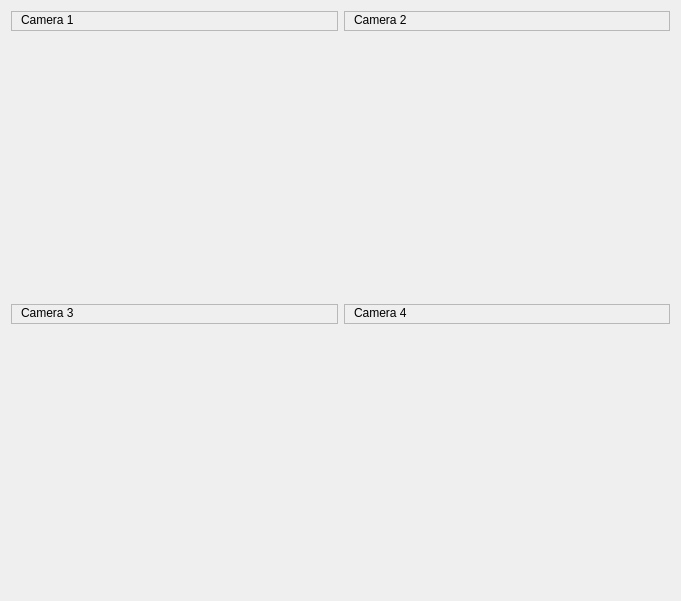
<?xml version="1.0" encoding="UTF-8"?>
<ui version="4.0">
 <class>fourCameraButton</class>
 <widget class="QWidget" name="fourCameraButton">
  <property name="geometry">
   <rect>
    <x>0</x>
    <y>0</y>
    <width>681</width>
    <height>601</height>
   </rect>
  </property>
  <property name="windowTitle">
   <string>Form</string>
  </property>
  <layout class="QGridLayout" name="gridLayout">
   <item row="0" column="0">
    <widget class="QFrame" name="frame">
     <property name="sizePolicy">
      <sizepolicy hsizetype="Preferred" vsizetype="Minimum">
       <horstretch>0</horstretch>
       <verstretch>0</verstretch>
      </sizepolicy>
     </property>
     <property name="maximumSize">
      <size>
       <width>16777215</width>
       <height>20</height>
      </size>
     </property>
     <property name="frameShape">
      <enum>QFrame::StyledPanel</enum>
     </property>
     <property name="frameShadow">
      <enum>QFrame::Raised</enum>
     </property>
     <widget class="QLabel" name="label">
      <property name="geometry">
       <rect>
        <x>10</x>
        <y>0</y>
        <width>67</width>
        <height>17</height>
       </rect>
      </property>
      <property name="text">
       <string>Camera 1</string>
      </property>
     </widget>
    </widget>
   </item>
   <item row="0" column="1">
    <widget class="QFrame" name="frame_2">
     <property name="sizePolicy">
      <sizepolicy hsizetype="Preferred" vsizetype="Minimum">
       <horstretch>0</horstretch>
       <verstretch>0</verstretch>
      </sizepolicy>
     </property>
     <property name="maximumSize">
      <size>
       <width>16777215</width>
       <height>20</height>
      </size>
     </property>
     <property name="frameShape">
      <enum>QFrame::StyledPanel</enum>
     </property>
     <property name="frameShadow">
      <enum>QFrame::Raised</enum>
     </property>
     <widget class="QLabel" name="label_2">
      <property name="geometry">
       <rect>
        <x>10</x>
        <y>0</y>
        <width>67</width>
        <height>17</height>
       </rect>
      </property>
      <property name="text">
       <string>Camera 2</string>
      </property>
     </widget>
    </widget>
   </item>
   <item row="1" column="0">
    <widget class="QWidget" name="widget_1" native="true">
     <property name="statusTip">
      <string>Show the camera views ordered in a grid</string>
     </property>
     <property name="styleSheet">
      <string notr="true">border-image: url(:/images/images/iarc_floor.png);</string>
     </property>
    </widget>
   </item>
   <item row="1" column="1">
    <widget class="QWidget" name="widget_2" native="true">
     <property name="styleSheet">
      <string notr="true">border-image: url(:/images/images/iarc_floor.png);</string>
     </property>
    </widget>
   </item>
   <item row="2" column="0">
    <widget class="QFrame" name="frame_4">
     <property name="sizePolicy">
      <sizepolicy hsizetype="Preferred" vsizetype="Minimum">
       <horstretch>0</horstretch>
       <verstretch>0</verstretch>
      </sizepolicy>
     </property>
     <property name="maximumSize">
      <size>
       <width>16777215</width>
       <height>20</height>
      </size>
     </property>
     <property name="frameShape">
      <enum>QFrame::StyledPanel</enum>
     </property>
     <property name="frameShadow">
      <enum>QFrame::Raised</enum>
     </property>
     <widget class="QLabel" name="label_3">
      <property name="geometry">
       <rect>
        <x>10</x>
        <y>0</y>
        <width>67</width>
        <height>17</height>
       </rect>
      </property>
      <property name="text">
       <string>Camera 3</string>
      </property>
     </widget>
    </widget>
   </item>
   <item row="2" column="1">
    <widget class="QFrame" name="frame_3">
     <property name="sizePolicy">
      <sizepolicy hsizetype="Preferred" vsizetype="Minimum">
       <horstretch>0</horstretch>
       <verstretch>0</verstretch>
      </sizepolicy>
     </property>
     <property name="maximumSize">
      <size>
       <width>16777215</width>
       <height>20</height>
      </size>
     </property>
     <property name="frameShape">
      <enum>QFrame::StyledPanel</enum>
     </property>
     <property name="frameShadow">
      <enum>QFrame::Raised</enum>
     </property>
     <widget class="QLabel" name="label_4">
      <property name="geometry">
       <rect>
        <x>10</x>
        <y>0</y>
        <width>67</width>
        <height>17</height>
       </rect>
      </property>
      <property name="text">
       <string>Camera 4</string>
      </property>
     </widget>
    </widget>
   </item>
   <item row="3" column="0">
    <widget class="QWidget" name="widget_5" native="true">
     <property name="styleSheet">
      <string notr="true">border-image: url(:/images/images/iarc_floor.png);</string>
     </property>
    </widget>
   </item>
   <item row="3" column="1">
    <widget class="QWidget" name="widget_4" native="true">
     <property name="styleSheet">
      <string notr="true">border-image: url(:/images/images/iarc_floor.png);</string>
     </property>
    </widget>
   </item>
  </layout>
 </widget>
 <resources/>
 <connections/>
</ui>
